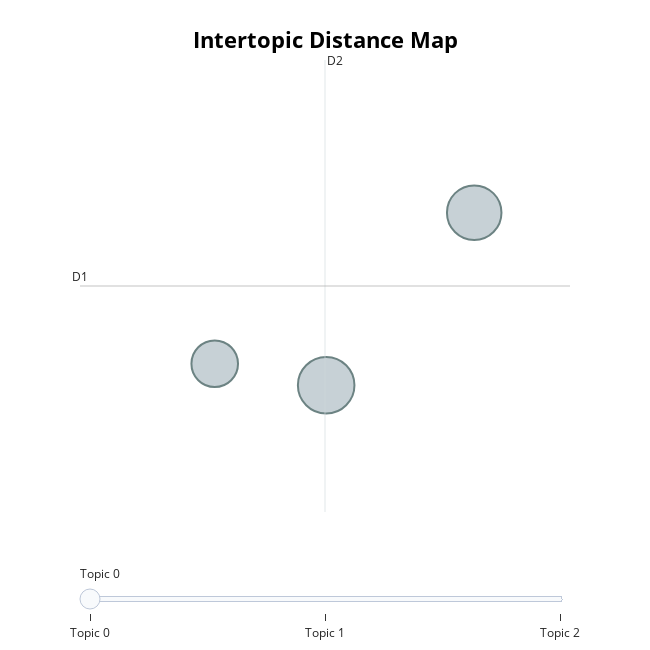

Notebook code cell kept with this figure:
### Code cell
topic_model.visualize_topics()

### Figure 1 — Plotly figure (JSON) as saved in the notebook; plotly's stock layout.template omitted (floating-point values rounded to 4 significant figures)
{"data": [{"customdata": [[-5.301, 5.791, 0, "year old | working home | mother 13 year | health problem | incredibly stressful", 28], [-4.303, 6.973, 1, "helping get crisis | get crisis | helping get | jamaica queen | frustration need", 26], [-6.052, 5.938, 2, "covid 19 | future hold | social emotional | covid 19 fact | 19 fact", 19]], "hovertemplate": "<b>Topic %{customdata[2]}</b><br>Words: %{customdata[3]}<br>Size: %{customdata[4]}", "legendgroup": "", "marker": {"color": "#B0BEC5", "line": {"color": "DarkSlateGrey", "width": 2}, "size": [28, 26, 19], "sizemode": "area", "sizeref": 0.0175, "symbol": "circle"}, "mode": "markers", "name": "", "orientation": "v", "showlegend": false, "type": "scatter", "x": [-5.301, -4.303, -6.052], "xaxis": "x", "y": [5.791, 6.973, 5.938], "yaxis": "y"}], "layout": {"annotations": [{"showarrow": false, "text": "D1", "x": -6.96, "y": 6.471, "yshift": 10}, {"showarrow": false, "text": "D2", "x": -5.309, "xshift": 10, "y": 8.019}], "height": 650, "hoverlabel": {"bgcolor": "white", "font": {"family": "Rockwell", "size": 16}}, "legend": {"itemsizing": "constant", "tracegroupgap": 0}, "margin": {"t": 60}, "shapes": [{"line": {"color": "#CFD8DC", "width": 2}, "type": "line", "x0": -5.309, "x1": -5.309, "y0": 4.922, "y1": 8.019}, {"line": {"color": "#9E9E9E", "width": 2}, "type": "line", "x0": -6.96, "x1": -3.658, "y0": 6.471, "y1": 6.471}], "sliders": [{"active": 0, "pad": {"t": 50}, "steps": [{"args": [{"marker.color": [["red", "#B0BEC5", "#B0BEC5"]]}], "label": "Topic 0", "method": "update"}, {"args": [{"marker.color": [["#B0BEC5", "red", "#B0BEC5"]]}], "label": "Topic 1", "method": "update"}, {"args": [{"marker.color": [["#B0BEC5", "#B0BEC5", "red"]]}], "label": "Topic 2", "method": "update"}]}], "title": {"font": {"color": "Black", "size": 22}, "text": "<b>Intertopic Distance Map", "x": 0.5, "xanchor": "center", "y": 0.95, "yanchor": "top"}, "width": 650, "xaxis": {"anchor": "y", "domain": [0, 1], "range": [-6.96, -3.658], "title": {"text": ""}, "visible": false}, "yaxis": {"anchor": "x", "domain": [0, 1], "range": [4.922, 8.019], "title": {"text": ""}, "visible": false}}}
